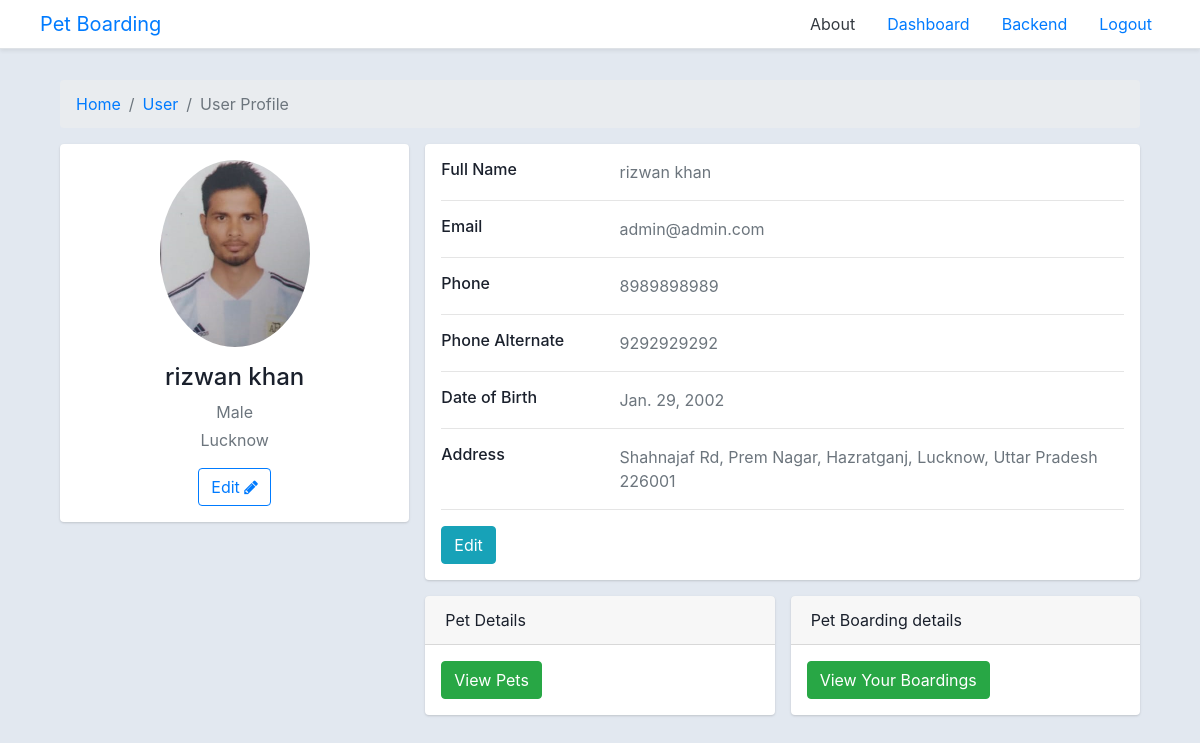
Page /profile/ (signed in) on the committed database.
### app/models.py (models this page shows, shortened)
class Profile(models.Model):
    GENDER_CHOICES = (
            ('Male','Male'),
            ('Female','Female'),
            ('Others','Others'),
    )
    phoneregex = RegexValidator(regex=r'^\+?1?\d{9,15}$', message="Phone number must be entered in the format: '+999999999'. Up to 15 digits allowed.")
    user = OneToOneField(User, on_delete=models.CASCADE)
    firstname = models.CharField(max_length = 50)
    lastname = models.CharField(max_length = 50)
    email = models.EmailField(max_length = 254)
    phone = models.CharField(max_length=15, validators=[phoneregex], blank=True)
    gender = models.CharField(max_length = 50, choices= GENDER_CHOICES)
    dob = models.DateField(max_length=10)
    photo = models.ImageField(upload_to = 'profile' )
    altcontact = models.CharField(max_length = 12)
    address = models.TextField(max_length =80)
    city = models.CharField(max_length = 30)
    pincode = models.IntegerField()

### app/views.py (the view)
# urls.py: path('profile/', views.profileview, name='profile_view'),
@login_required
def profileview(request):
    try:
        profile = Profile.objects.get(user=request.user)
        ctx ={
            'title':'profile',
            'profile':profile,
        }
        return render(request,'users/view_profile.html',context= ctx)
    except Exception as e:
        print(e)
        ctx ={'title':'profile'}
        messages.success(request,'You have not created a profile yet')
        return redirect('profile_edit')

### templates/users/view_profile.html (shortened to what this page needs)
{% extends 'layout/base.html' %}
{% load static %}
{% load crispy_forms_tags %}
{% block content %}
<div class="container">
    <div class="main-body">
          <nav aria-label="breadcrumb" class="main-breadcrumb">
            <ol class="breadcrumb">
              <li class="breadcrumb-item"><a href="{% url 'home' %}">Home</a></li>
              <li class="breadcrumb-item"><a href="javascript:void(0)">User</a></li>
              <li class="breadcrumb-item active" aria-current="page">User Profile</li>
            </ol>
          </nav>
          <div class="row gutters-sm">
            <div class="col-md-4 mb-3">
              <div class="card">
                <div class="card-body">
                  <div class="d-flex flex-column align-items-center text-center">
                    <img src="{{profile.photo.url}}" alt="Admin" class="rounded-circle" width="150">
                    <div class="mt-3">
                      <h4>{{profile.firstname}} {{profile.lastname}}</h4>
                      <p class="text-secondary mb-1">{{profile.gender}}</p>
                      <p class="text-muted font-size-sm">{{profile.city}}</p>
                      <a class="btn btn-outline-primary" href="{% url 'profile_edit' %}">Edit <i class="fa fa-pencil" aria-hidden="true"></i></a>
                    </div>
                  </div>
                </div>
              </div>
            </div>
            <div class="col-md-8">
              <div class="card mb-3">
                <div class="card-body">
                  <div class="row">
                    <div class="col-sm-3">
                      <h6 class="mb-0">Full Name</h6>
                    </div>
                    <div class="col-sm-9 text-secondary">
                        {{profile.firstname}} {{profile.lastname}}
                    </div>
                  </div>
                  <hr>
                  <div class="row">
                    <div class="col-sm-3">
                      <h6 class="mb-0">Email</h6>
                    </div>
                    <div class="col-sm-9 text-secondary">
                        {{profile.email}}
                    </div>
                  </div>
                  <hr>
                  <div class="row">
                    <div class="col-sm-3">
                      <h6 class="mb-0">Phone</h6>
                    </div>
                    <div class="col-sm-9 text-secondary">
                      {{profile.phone}}
                    </div>
                  </div>
                  <hr>
                  <div class="row">
                    <div class="col-sm-3">
                      <h6 class="mb-0">Phone Alternate</h6>
                    </div>
                    <div class="col-sm-9 text-secondary">
                      {{profile.altcontact}}
                    </div>
                  </div>
                  <hr>
                  <div class="row">
                    <div class="col-sm-3">
                      <h6 class="mb-0">Date of Birth</h6>
                    </div>
                    <div class="col-sm-9 text-secondary">
                      {{profile.dob}}
                    </div>
                  </div>
                  <hr>
                  <div class="row">
                    <div class="col-sm-3">
                      <h6 class="mb-0">Address</h6>
                    </div>
                    <div class="col-sm-9 text-secondary">
                      {{profile.address}}
                    </div>
                  </div>
                  <hr>
                  <div class="row">
                    <div class="col-sm-12">
                      <a class="btn btn-info " target="__blank" href="{% url 'profile_edit' %}">Edit</a>
                    </div>
                  </div>
                </div>
              </div>
              <div class="row gutters-sm">
                <div class="col-sm-6 mb-3">
                  <div class="card h-100">
                      <div class="card-header">Pet Details</div>
                    <div class="card-body">
                      <a class="btn btn-success" href="{% url 'view_pets' %}" role="button">View Pets</a>
                    </div>
                  </div>
                </div>
                <div class="col-sm-6 mb-3">
                  <div class="card h-100">
                    <div class="card-header">Pet Boarding details</div>
                    <div class="card-body">
                        <a class="btn btn-success" href="{% url 'view_boarding' %}" role="button">View Your Boardings</a>
                    </div>
                  </div>
                </div>
              </div>
            </div>
          </div>
        </div>
    </div>
{% endblock content %}

### templates/users/view_profile.html (style rules this page uses)
body { color: #1a202c; text-align: left; background-color: #e2e8f0; }
.main-body { padding: 15px; }
.card { box-shadow: 0 1px 3px 0 rgba(0,0,0,.1), 0 1px 2px 0 rgba(0,0,0,.06); }
.card { position: relative; display: flex; flex-direction: column; min-width: 0; word-wrap: break-word; background-color: #fff; background-clip: border-box; border: 0 solid rgba(0,0,0,.125); border-radius: .25rem; }
.card-body { flex: 1 1 auto; min-height: 1px; padding: 1rem; }
.gutters-sm { margin-right: -8px; margin-left: -8px; }
.gutters-sm>.col, .gutters-sm>[class*=col-] { padding-right: 8px; padding-left: 8px; }
.mb-3, .my-3 { margin-bottom: 1rem!important; }
.h-100 { height: 100%!important; }

### rows in the picture
Profile: photo (picture), firstname "rizwan", lastname "khan", gender "Male", city "Lucknow", email "admin@admin.com", phone "8989898989", altcontact "9292929292", dob "Jan. 29, 2002", address "Shahnajaf Rd, Prem Nagar, Hazratganj, Lucknow, Uttar Pradesh 226001"
